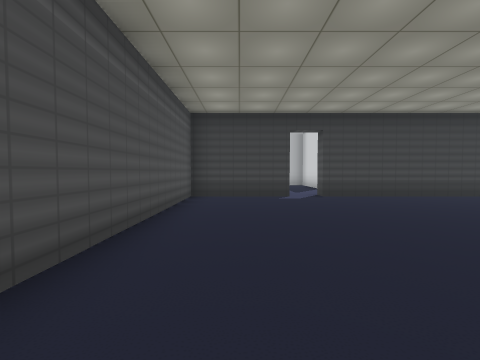
[1] (above)

24 first-person views from a walk through a 3-D level made in the Unity game engine. The camera is 1.5 m above the floor, tilts 2° down and sees 90° across. The floor is counted in squares, 2 m on a side. Each view is taken from the middle of a square. On the plan, view 1 faces up. The plan holds only what a view shows up to about 9 squares ahead; the rest is blank. The place goes on beyond the plan. The player character is not drawn. Some surface patterns are stand-ins.

[2]
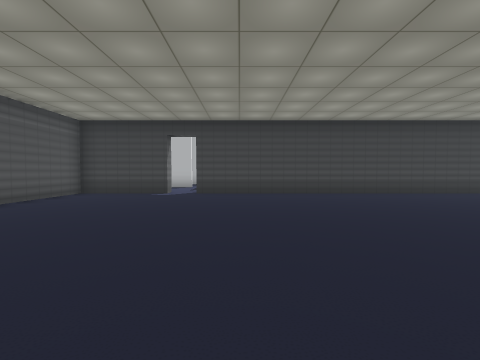

[3]
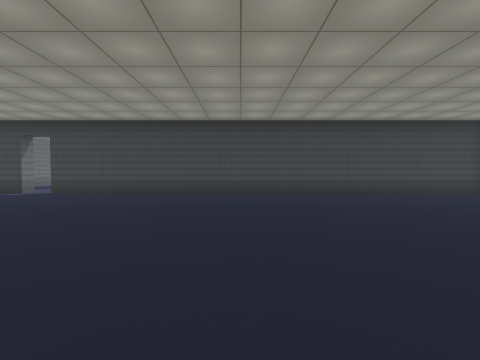

[4]
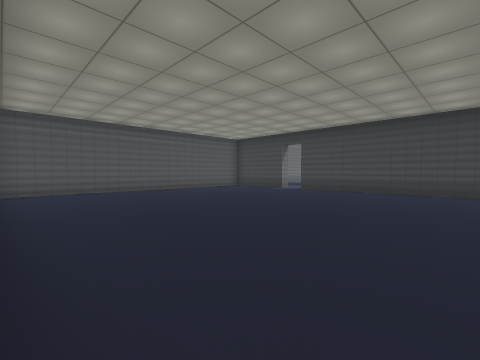

[5]
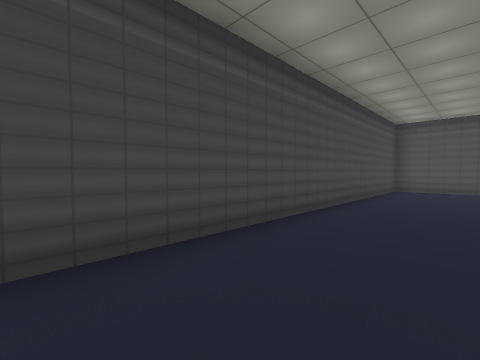

[6]
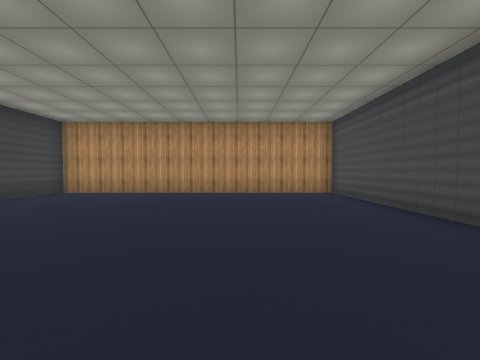

[7]
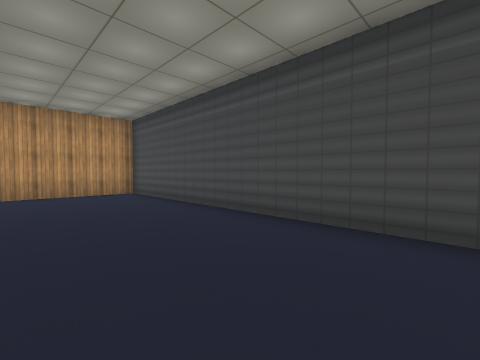

[8]
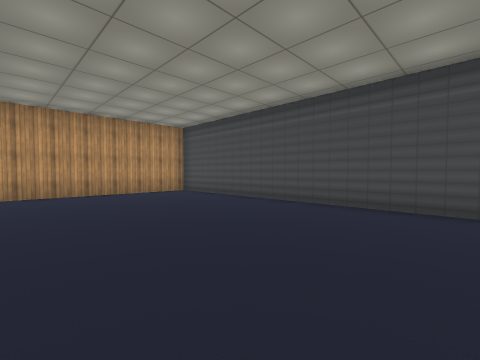

[9]
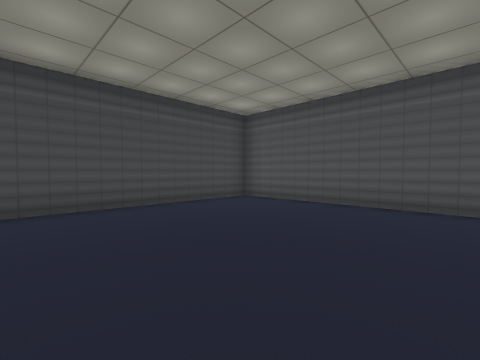

[10]
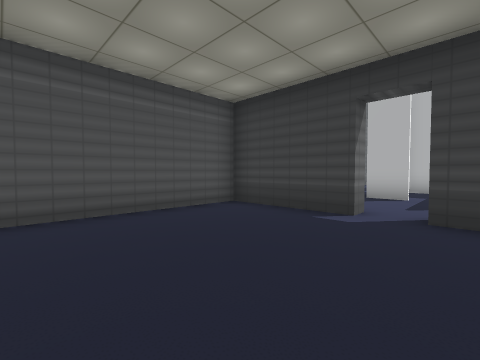

[11]
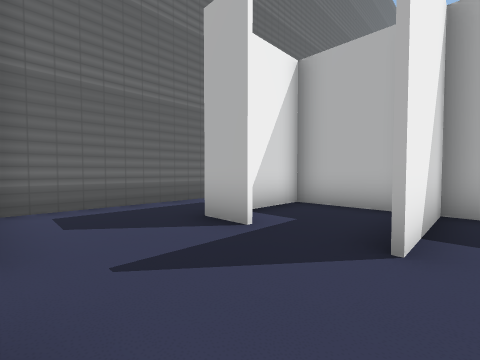

[12]
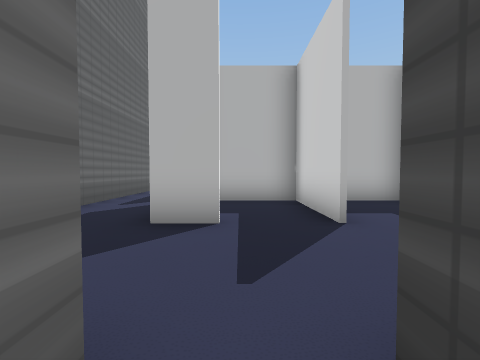

[13]
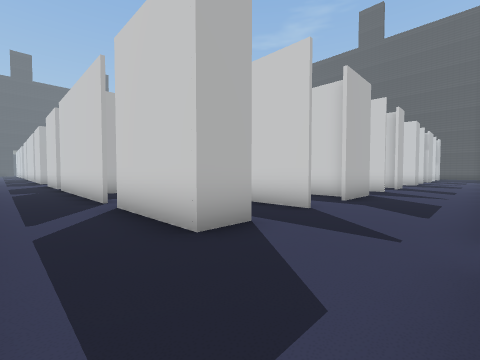

[14]
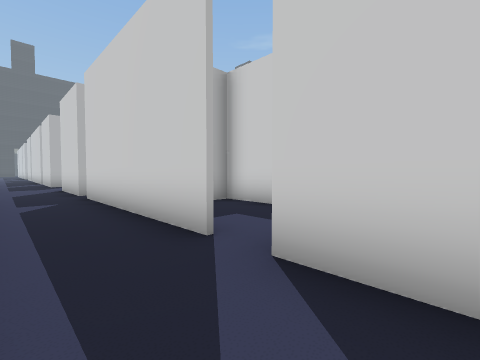

[15]
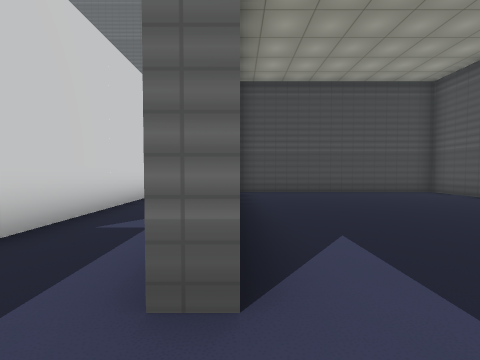

[16]
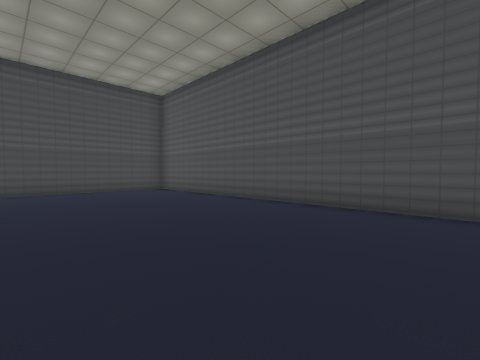

[17]
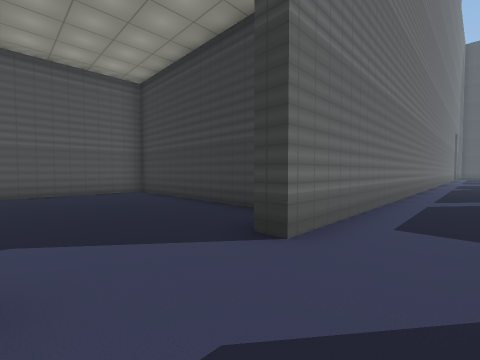

[18]
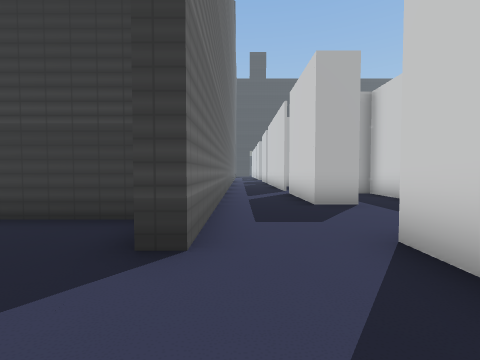

[19]
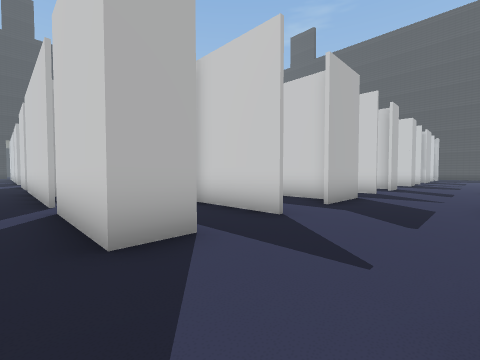

[20]
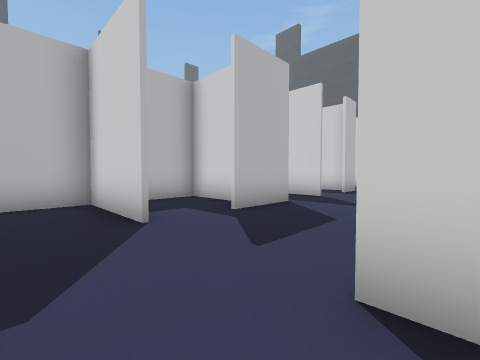

[21]
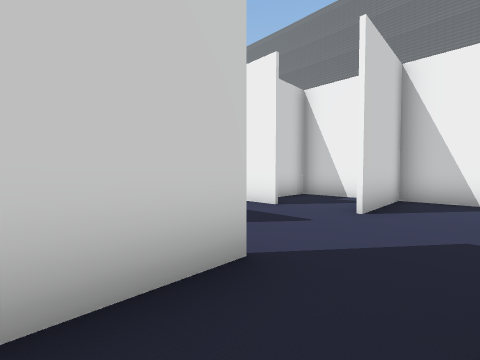

[22]
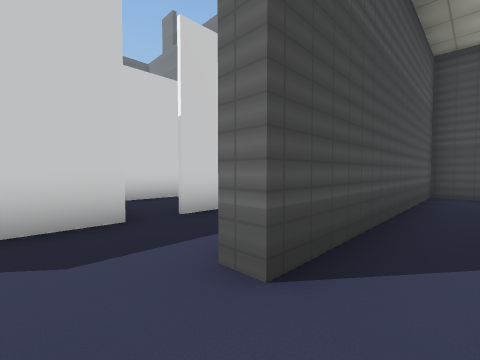

[23]
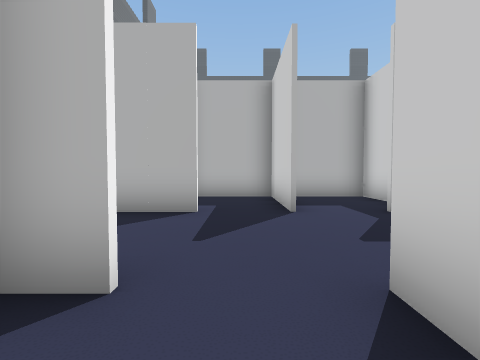

[24]
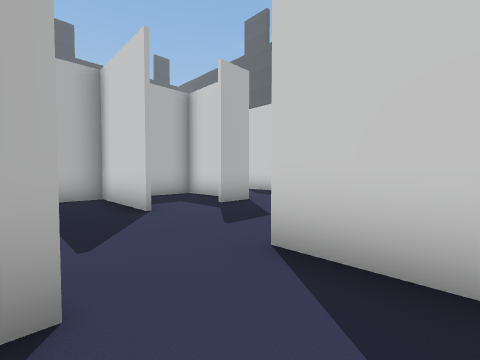

### Floor plan
Ten units are one square. View 1 is at (0, 0); x grows to the right and y downward. Boxes are objects, and circles mark ways between rooms. Rooms are numbered by the first view taken in them; rooms with no view inside come last. Other rooms are left out.
<svg viewBox="-95 -300 275 328">
<path fill="none" stroke="#000" d="M15 -73 -15 -73 -15 23 175 23M175 -59 175 -73 25 -73M7 -206 7 -236M-15 -160 -15 -79M19 -207 35 -207 35 -235M7 -142 7 -198M44 -207 62 -207 62 -222M-26 -248 -90 -248 -90 -133 -20 -133 -20 -207 -15 -207M36 -132 36 -104M52 -235 62 -235M18 -264 7 -264 7 -294M35 -264 35 -292 19 -292M18 -105 7 -105 7 -134M62 -132 8 -132 8 -115M35 -104 35 -132M-15 -295 -15 -233 -20 -233M62 -269 62 -292 49 -292M62 -109 62 -120M72 -264 52 -264M15 -78 15 -73M72 -105 52 -105M25 -73 25 -78M90 -219 90 -236M72 -234 65 -234M90 -264 90 -292 68 -292M35 -154 35 -169 15 -169M35 -181 35 -198"/>
<circle cx="20" cy="-70" r="3" fill="#2a7"/>
<circle cx="10" cy="-140" r="3" fill="#2a7"/>
<circle cx="10" cy="-200" r="3" fill="#2a7"/>
<text x="80" y="-20">1</text>
<text x="-10" y="-190">2</text>
<text x="80" y="-220">3</text>
<text x="70" y="-280">4</text>
<text x="20" y="-150">5</text>
<text x="20" y="-190">6</text>
</svg>
Room 1 opens to room 2. Room 2 opens to room 5. Room 2 opens to room 6.

Where each view was taken, in squares from view 1:
view 1: 0 up, 0 right, facing up
view 2: 1 down, 4 right, facing up
view 3: 1 down, 9 right, facing up
view 4: 2 down, 8 right, facing up-left
view 5: 0 up, 9 right, facing down-left
view 6: 1 up, 9 right, facing right
view 7: 1 up, 9 right, facing down-right
view 8: 3 up, 9 right, facing down-right
view 9: 3 up, 4 right, facing down-left
view 10: 3 up, 3 right, facing up-left
view 11: 8 up, 4 right, facing up-left
view 12: 7 up, 2 right, facing up
view 13: 8 up, 1 left, facing up-right
view 14: 12 up, 1 left, facing up-right
view 15: 22 up, 2 left, facing down
view 16: 23 up, 4 left, facing down-left
view 17: 21 up, 0 right, facing up-left
view 18: 21 up, 1 left, facing up
view 19: 24 up, 0 right, facing up-right
view 20: 23 up, 2 right, facing up-right
view 21: 28 up, 2 right, facing down-right
view 22: 22 up, 3 left, facing down-right
view 23: 22 up, 8 right, facing up
view 24: 22 up, 7 right, facing up-right
